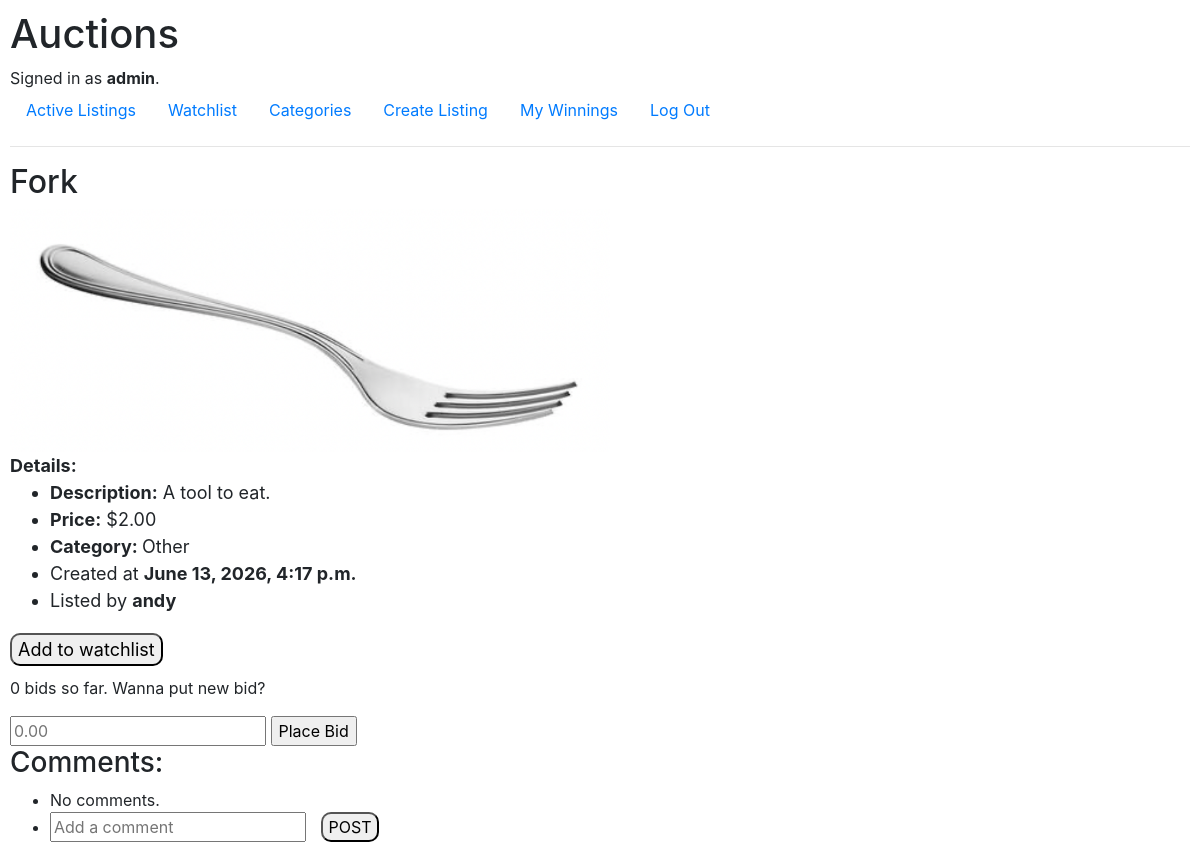
Page /listing/2 (signed in) on the earlier database version.
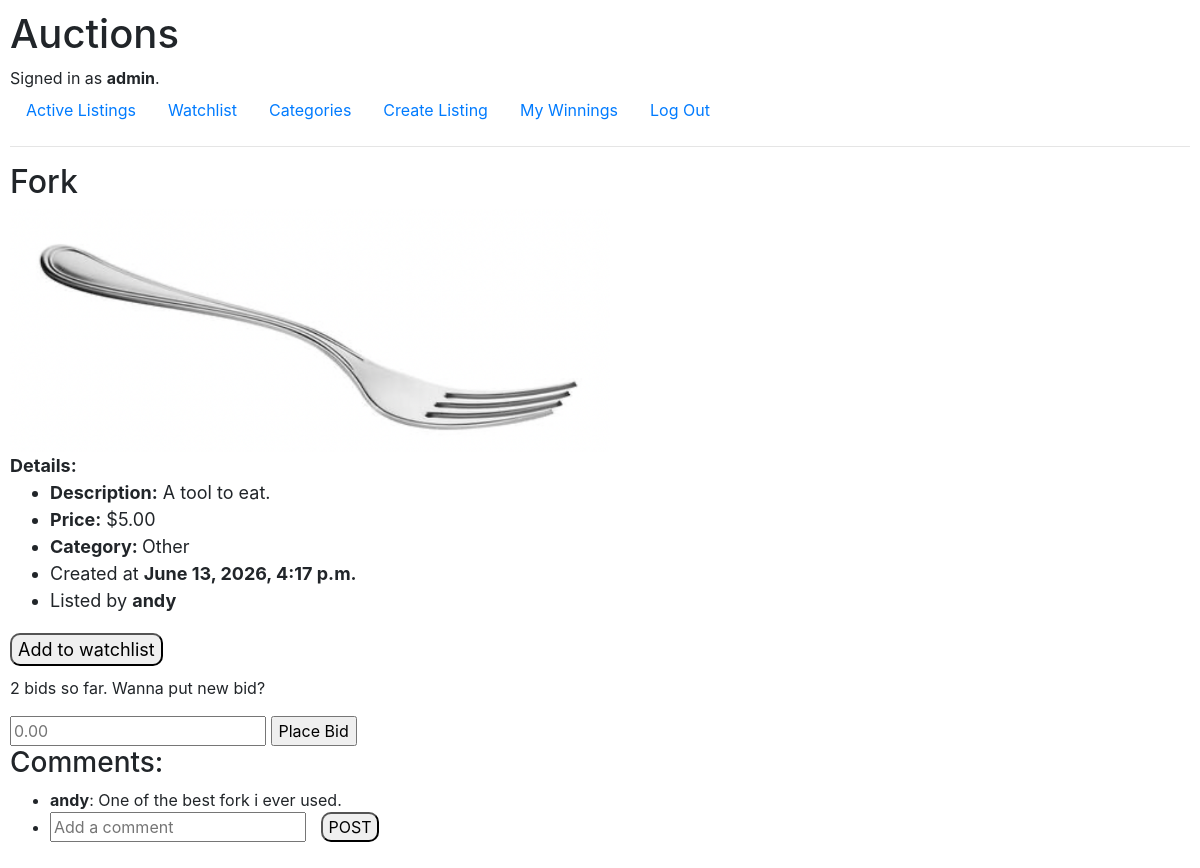
Same page on the later database version.
### auctions/models.py (models this page shows, shortened)
class Listing(models.Model):
    owner = models.ForeignKey(
        User, on_delete=models.CASCADE, related_name="listings")
    name = models.CharField(max_length=64)
    description = models.TextField()
    image = models.ImageField(upload_to="listings/", blank=True, null=True)
    category = models.CharField(max_length=30, default="Other")
    price = models.DecimalField(max_digits=10, decimal_places=2)
    datetime = models.DateTimeField(auto_now_add=True)
    active = models.BooleanField(default=True)
    winner = models.ForeignKey(User, on_delete=models.SET_NULL, null=True, blank=True, default=None, related_name="wins")

class User(AbstractUser):
    pass
    def __str__(self):
        return f"{self.username.lower()}"

class Comment(models.Model):  # Renamed to singular
    commenter = models.ForeignKey(
        User, on_delete=models.CASCADE, related_name="writtenComments")
    listing = models.ForeignKey(
        Listing, on_delete=models.CASCADE, related_name="comments")  # Fixed related_name
    content = models.TextField()

### auctions/views.py (the view)
# urls.py: path("listing", views.createListing, name="createListing"),
@login_required
def listing(request, id):
    listing = Listing.objects.get(pk=id)
    isWatchlisted = Watchlist.objects.filter(user=request.user, listing=listing).exists()
    return render(request, "auctions/listingIndividual.html", {
        "listing": listing,
        "isWatchlisted":isWatchlisted,
        "comments": Comment.objects.filter(listing = listing)
    })

### auctions/templates/auctions/listingIndividual.html (shortened to what this page needs)
{% extends "auctions/layout.html" %}
{% block body %}
    <h2>{{ listing.name }}</h2>
    {% if listing.image %}
        <img src="{{ listing.image.url }}" alt="{{ listing.name }}" style="max-width: 600px; max-height:400px;">
    {% else %}
        <p>No image provided.</p>
    {% endif %}
    <div style="font-size: large; margin-bottom: 10px;"><b>Details:</b><br>
        <ul>
            <li><b>Description:</b> {{listing.description}}</li>
            <li><b>Price:</b> ${{listing.price}}</li>
            <li><b>Category: </b>{{listing.category}}</li>
            <li>Created at <b>{{listing.datetime}}</b></li>
            <li>Listed by <b>{{listing.owner}}</b></li>
        </ul>
                    {% if isWatchlisted %}
                <a href="{% url 'removeWatchlist' listing.id %}">
                    <button class="submit-button" style="margin-top:3px; margin-left:0px;">Remove from watchlist</button>
                </a>
            {% else %}
                <a href="{% url 'addWatchlist' listing.id %}">
                    <button class="submit-button" style="margin-top:3px; margin-left:0px;">Add to watchlist</button>
                </a>
            {% endif %}
    </div>
    <div>
        {% if listing.active %}
            <div>
                {% if request.user != listing.owner %}
                    <p>{{ listing.bids.count }} bids so far. Wanna put new bid?</p>
                    <form action="{% url 'placeBid' listing.id %}" method="post">
                        <input type="number" name="newBid" step="0.01" min="{{listing.price}}" placeholder="0.00" required>
                        <input type="submit" value="Place Bid">
                    </form>
                {% else %}
                    <p>{{ listing.bids.count }} bids so far. Wanna close this auction?
                        <a href="{% url 'closeListing' listing.id %}">
                            <button class="submit-button">Close</button>
                        </a>
                    </p>
                {% endif %}
            </div>
        {% endif %}
        <div>
            <h3>Comments:</h3>
            <ul>
                {% for comment in comments %}
                    <li><b>{{comment.commenter}}</b>: {{comment.content}}</li>
                {% empty %}
                    <li>No comments.</li>
                {% endfor %}
                {% if listing.active %}
                    <li>
                        <form action="{% url 'addComment' listing.id %}" method="post">
                            <input type="text" required name="content" placeholder="Add a comment"></textarea>
                            <input type="submit" class="submit-button" value="POST">
                        </form>
                    </li>
                {% endif %}
            </ul>
        </div>
    </div>
{% endblock %}

Differences in the rows shown:
changed Listing "Fork": price "2.00" → "5.00"; bids.count "0" → "2"
added Comment: commenter "andy", content "One of the best fork i ever used."
Other differences:
text no longer shown: "No comments."
